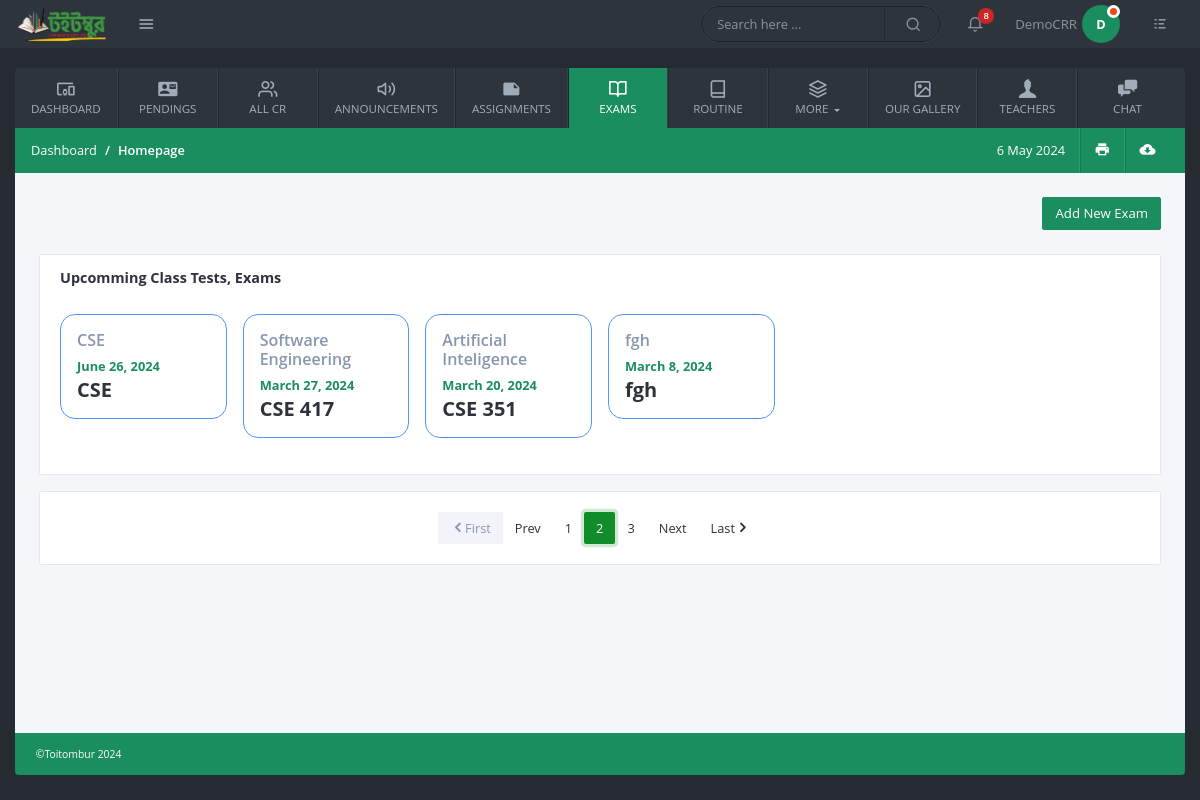
The app's page /exams/ (signed in), older data.
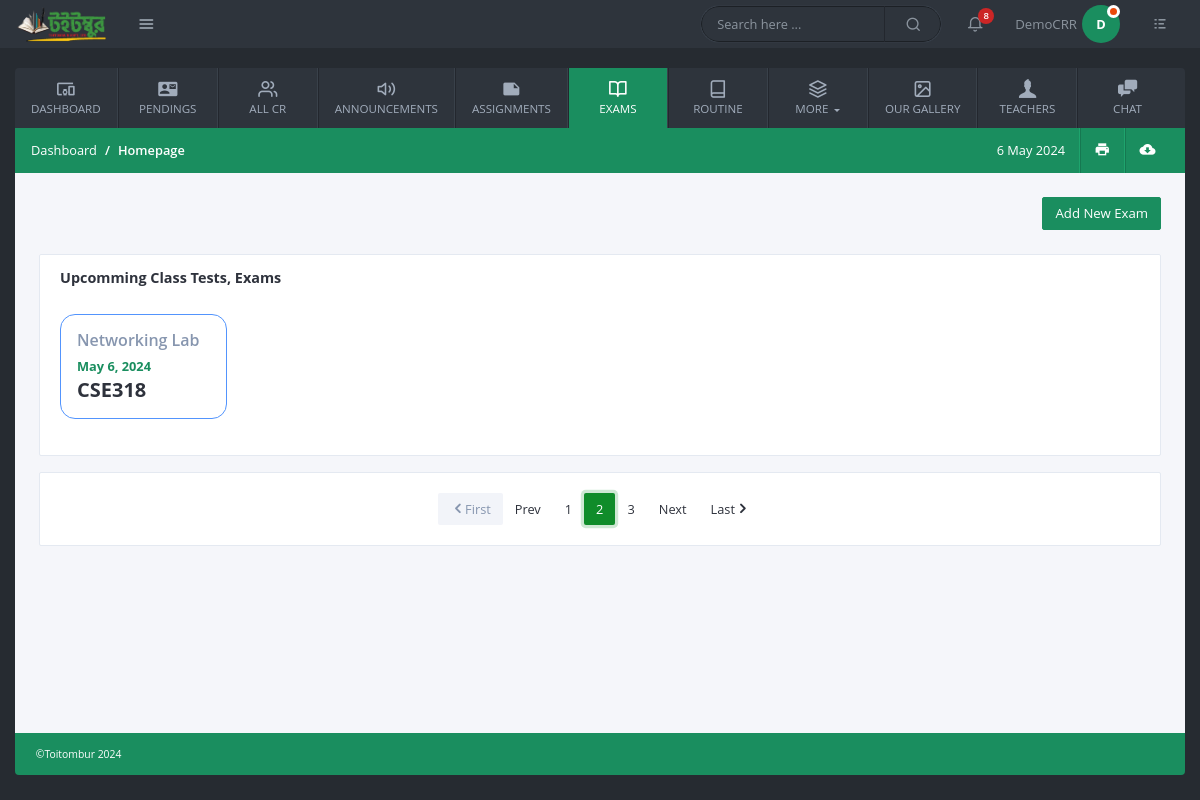
The same page, newer data.
### users/models.py (models this page shows, shortened)
class User(AbstractBaseUser, PermissionsMixin):
    email = models. EmailField (unique=True, null=False)
    is_staff = models.BooleanField(
        gettext_lazy('I am staff'),
        default=False,
    help_text = gettext_lazy('If the user is admin stuff of this site then can see admin panel')
    )
    is_active = models.BooleanField(
        gettext_lazy('account active'),
        default=True,
        help_text=gettext_lazy('A user should be treated as active. Admin can unselect this instead of deleting accounts')
    )
    ROLE_CHOICES = (
        ('admin', 'admin'),
        ('student', 'student'),
        ('teacher', 'teacher'),
        ('cr', 'cr'),
    )
    role = models.CharField(
        max_length=20,
        choices=ROLE_CHOICES,
        default='admin',
    )
    USERNAME_FIELD = 'email'
    objects = MyCustomManager()

class CommonBaseModel(models.Model):
    uid = models.UUIDField(primary_key=True, default= uuid.uuid4, editable=False)
    created_at = models.DateTimeField(auto_now_add=True)
    updated_at = models.DateTimeField(auto_now=True)
    class Meta:
        abstract = True

class Profile(CommonBaseModel):
    user = models.OneToOneField(User, on_delete=models.CASCADE, related_name='profile')
    is_approved = models.BooleanField(default=False)
    details_filled = models.BooleanField(default=False)

class CommonProfileModel(models.Model):
    uid = models.UUIDField(primary_key=True, default= uuid.uuid4, editable=False)
    account = models.OneToOneField(Profile, on_delete=models.CASCADE)
    created_at = models.DateTimeField(auto_now_add=True)
    updated_at = models.DateTimeField(auto_now=True)
    personal_id = models.CharField(unique=True, max_length=150)
    gender = models.CharField( max_length=50, choices=GENDERS, blank=True,null=True)
    image = models.FileField(upload_to="Profile_Pictures", null=True, blank=True)
    class Meta:
        abstract = True

class Student(CommonProfileModel):
    name = models.CharField(max_length=350)
    intake = models.ForeignKey(Intakes, on_delete=models.CASCADE)
    section = models.ForeignKey(Sections, on_delete=models.CASCADE)
    department = models.ForeignKey(Departments, on_delete=models.CASCADE)
    shift = models.CharField(max_length=50, choices= [("Day","day"), ("Evening", "evening")])
    is_class_cr = models.BooleanField(default=False)
    contact_number = models.PositiveIntegerField(null=True, blank=True)
    facebook_profile = models.CharField( max_length=500, null=True, blank=True)

### common/models.py (models this page shows, shortened)
class CommonBaseModel(models.Model):
    uid = models.UUIDField(primary_key=True, default= uuid.uuid4, editable=False)
    created_at = models.DateTimeField(auto_now_add=True)
    updated_at = models.DateTimeField(auto_now=True)

class UpcomingExams(CommonBaseModel):
    intake = models.ForeignKey(Intakes, on_delete=models.CASCADE)
    department = models.ForeignKey(Departments, on_delete=models.CASCADE)
    section = models.ForeignKey(Sections, on_delete=models.CASCADE)
    exam_name = models.CharField(max_length=10, choices=[('Class Test', 'Class Test'),('Quiz Test', 'Quiz Test'),('Mid Term', 'Mid Term'),('Final Test', 'Final Test')])
    course_name = models.CharField( max_length=50)
    course_code = models.CharField( max_length=7)
    date = models.DateField(auto_now=False, auto_now_add=False)
    topic = models.CharField(max_length=150)
    detail = models.TextField()

### common/views.py (the view)
# urls.py: path('exams/', views.exams, name="exams"),
@login_required()
def exams(request):
    if request.user.role == "cr" or request.user.role == "student":
        the_student = get_object_or_404(Student, account = request.user.profile)
        his_intake = the_student.intake
        his_department = the_student.department
        his_section = the_student.section
        all_exams = UpcomingExams.objects.filter(
                    intake= his_intake,
                    department= his_department,
                    section= his_section,
        ).order_by("-date")
        if request.method == "POST":
            form = UpcomingExamsForm(request.POST)
            if form.is_valid():
                the_form = form.save(commit=False)
                the_form.intake = his_intake
                the_form.department = his_department
                the_form.section = his_section
                the_form.save()
                messages.success(request,"Exam schedule added!")
                return redirect(request.path)
        else:
            form = UpcomingExamsForm()
    elif request.user.role == "admin":
        all_exams = UpcomingExams.objects.all()
        form = None
    else:
        all_exams = None
        form = None
    context = {
        "all_exam":all_exams,
        "form":form,
    }
    return render(request, 'pages/exams.html', context)

### templates/pages/exams.html (shortened to what this page needs)
{% extends "base/base.html" %}
{% load static %}
{% block css %}
<link rel="stylesheet" href="{% static "vendor/datepicker/css/classic.css" %}" />
<link rel="stylesheet" href="{% static "vendor/datepicker/css/classic.date.css" %}" />
{% endblock css %}
{% block content %}
<div class="row gutters">
    <div class="col-xl-12 col-lg-12 col-md-12 col-sm-12 col-12">
        <div class="text-right mb-4">
            <button type="button" class="btn btn-primary" data-toggle="modal" data-target="#addNewContact">Add New Exam</button>
        </div>
    </div>
</div>
<div class="row gutters">
    <div class="col-xl-12 col-lg-12 col-md-12 col-sm-12 col-12">
        <div class="card">
            <div class="card-header">
                <div class="card-title">Upcomming Class Tests, Exams</div>
            </div>
            <div class="card-body">
                <div class="row gutters">
                    {% for exam in all_exam %}
                    <div class="col-xl-2 col-lg-4 col-md-4 col-sm-4 col-12">
                        <div class="goal-card">
                            <h5>{{exam.course_name}}</h5>
                            <p class="percentage">{{exam.date}}</p>
                            <h4>{{exam.course_code}}</h4>
                        </div>
                    </div>
                    {% endfor %}
                </div>
            </div>
        </div>
        <div class="card">
            <div class="card-body">
                <nav aria-label="Page navigation example">
                    <ul class="pagination justify-content-center success">
                        <li class="page-item disabled"><a class="page-link" href="#">
                            <i class="icon-chevron-left1"></i>First</a></li>
                        <li class="page-item"><a class="page-link" href="#">Prev</a></li>
                        <li class="page-item"><a class="page-link" href="#">1</a></li>
                        <li class="page-item active"><a class="page-link" href="#">2</a></li>
                        <li class="page-item"><a class="page-link" href="#">3</a></li>
                        <li class="page-item"><a class="page-link" href="#">Next</a></li>
                        <li class="page-item"><a class="page-link" href="#">Last <i class="icon-chevron-right1"></i></a></li>
                    </ul>
                </nav>
            </div>
        </div>
    </div>
</div>
{% endblock content %}

### templates/base/base.html (shortened to what this page needs)
{% load static %}
<!doctype html>
<html lang="en">
	<head>
		<link rel="stylesheet" href="{% static "css/bootstrap.min.css" %}">
		<link rel="stylesheet" href="{% static "fonts/style.css" %}">
		<link rel="stylesheet" href="{% static "css/main.css" %}">
		<link rel="stylesheet" href="{% static "vendor/daterange/daterange.css" %}">
		{% block css %}{% endblock css %}
	</head>
	<body>
		<header class="header">
			<div class="logo-wrapper">
				<a href="{% url "homepage" %}" class="logo">
					<img src="{% static "img/toitombur.png" %}" alt="Dashboard" />
				</a>
				<a href="#" class="quick-links-btn" data-toggle="tooltip" data-placement="right" title="" data-original-title="Quick Links">
					<i class="icon-menu1"></i>
				</a>
			</div>
			<div class="header-items">
				<div class="custom-search">
					<input type="text" class="search-query" placeholder="Search here ...">
					<i class="icon-search1"></i>
				</div>
				<ul class="header-actions">
					<li class="dropdown">
						<a href="#" id="notifications" data-toggle="dropdown" aria-haspopup="true">
							<i class="icon-bell"></i>
							<span class="count-label">8</span>
						</a>
					</li>
					<li class="dropdown">
						<a href="#" id="userSettings" class="user-settings" data-toggle="dropdown" aria-haspopup="true">
							{% if user.role == "student" or user.role == "cr" %}
							<span class="user-name">{{user.profile.student.name}}</span>
							<span class="avatar"> {{ user.profile.student.name|slice:"0:1" }}<span class="status busy"></span></span>
							{% elif user.role == "teacher" %}
							<span class="user-name">{{user.profile.teacher.name}}</span>
							<span class="avatar"> {{ user.profile.teacher.name|slice:"0:1" }}<span class="status busy"></span></span>
							{% endif %}
						</a>
					</li>
					<li>
						<a href="#" class="quick-settings-btn" data-toggle="tooltip" data-placement="left" title="" data-original-title="Quick Settings">
							<i class="icon-list"></i>
						</a>
					</li>
				</ul>
			</div>
		</header>
		<div class="container-fluid">
			{% url "pendings" as p1x %}
			{% url "add_routine" as r1x %}
			<nav class="navbar navbar-expand-lg custom-navbar">
				<div class="collapse navbar-collapse" id="KamlaActiveNavbar">
					<ul class="navbar-nav">
						<li class="nav-item ">
							<a class="nav-link {% if request.path == '/' %}active-page{% endif %}" href="{% url "homepage" %}">
							  <i class="icon-devices_other nav-icon"></i>
							  Dashboard
							</a>
						  </li>
						  {% if user.role == 'admin' or user.role == 'cr' %}
						  <li class="nav-item">
							<a class="nav-link {% if request.path == p1x %}active-page{% endif %}" href="{% url "pendings" %}">
							  <i class="icon-contact_mail nav-icon"></i>
							  Pendings
							</a>
						  </li>
						  {% endif %}
						<li class="nav-item">
							<a class="nav-link {% if request.path == '/all-cr-of-each-intakes/' %}active-page{% endif %} " href="{% url "all_cr" %}" >
								<i class="icon-users nav-icon"></i>
								All CR
							</a>
						</li>
						<li class="nav-item">
							<a class="nav-link {% if request.path == '/all-announcements/' %}active-page{% endif %}" href="{% url "all_announcement" %}" >
								<i class="icon-volume-2 nav-icon"></i>
								Announcements
							</a>
						</li>
						<li class="nav-item">
							<a class="nav-link {% if request.path == '/all-assignments/' %}active-page{% endif %}" href="{% url "assignments" %}" >
								<i class="icon-note nav-icon"></i>
								Assignments
							</a>
						</li>
						<li class="nav-item">
							<a class="nav-link {% if request.path == '/exams/' %}active-page{% endif %}" href="{% url "exams" %}" >
								<i class="icon-book-open nav-icon"></i>
								Exams
							</a>
						</li>
						<li class="nav-item">
							<a class="nav-link {% if request.path == r1x %}active-page{% endif %}" href="{% url "add_routine" %}">
							  <i class="icon-book nav-icon"></i>
							  Routine
							</a>
						</li>
						<li class="nav-item dropdown">
							<a class="nav-link dropdown-toggle" href="#" id="dashboardsDropdown" role="button" data-toggle="dropdown" aria-haspopup="true" aria-expanded="false">
								<i class="icon-layers2 nav-icon"></i>
								More
							</a>
						</li>
						<li class="nav-item">
							<a class="nav-link" href="#" >
								<i class="icon-image nav-icon"></i>
								Our Gallery
							</a>
						</li>
						<li class="nav-item">
							<a class="nav-link" href="#" >
								<i class="icon-user nav-icon"></i>
								Teachers
							</a>
						</li>
						<li class="nav-item">
							<a class="nav-link" href="{% url "chat_view" %}" >
								<i class="icon-chat nav-icon"></i>
								Chat
							</a>
						</li>
					</ul>
				</div>
			</nav>
			<div class="main-container">
				<div class="page-header">
					<ol class="breadcrumb">
						<li class="breadcrumb-item">Dashboard</li>
						<li class="breadcrumb-item active">Homepage</li>
					</ol>
					<ul class="app-actions">
						<li>
							<a href="#" id="">
								<icon id="currentDate"></icon>
							</a>
						</li>
						<li>
							<a href="#" data-toggle="tooltip" data-placement="top" title="" data-original-title="Print">
								<i class="icon-print"></i>
							</a>
						</li>
						<li>
							<a href="#" data-toggle="tooltip" data-placement="top" title="" data-original-title="Download CSV">
								<i class="icon-cloud_download"></i>
							</a>
						</li>
					</ul>
				</div>
				<div class="content-wrapper">
					{% block content %}{% endblock content %}
				</div>
			</div>
			<footer class="main-footer">©Toitombur 2024</footer>
		</div>
	</body>
</html>

Row changes from the older to the newer data that the page shows:
removed UpcomingExams: course_name "CSE", date "June 26, 2024", course_code "CSE"
removed UpcomingExams: course_name "Software Engineering", date "March 27, 2024", course_code "CSE 417"
removed UpcomingExams: course_name "Artificial Inteligence", date "March 20, 2024", course_code "CSE 351"
removed UpcomingExams: course_name "fgh", date "March 8, 2024", course_code "fgh"
added UpcomingExams: course_name "Networking Lab", date "May 6, 2024", course_code "CSE318"
